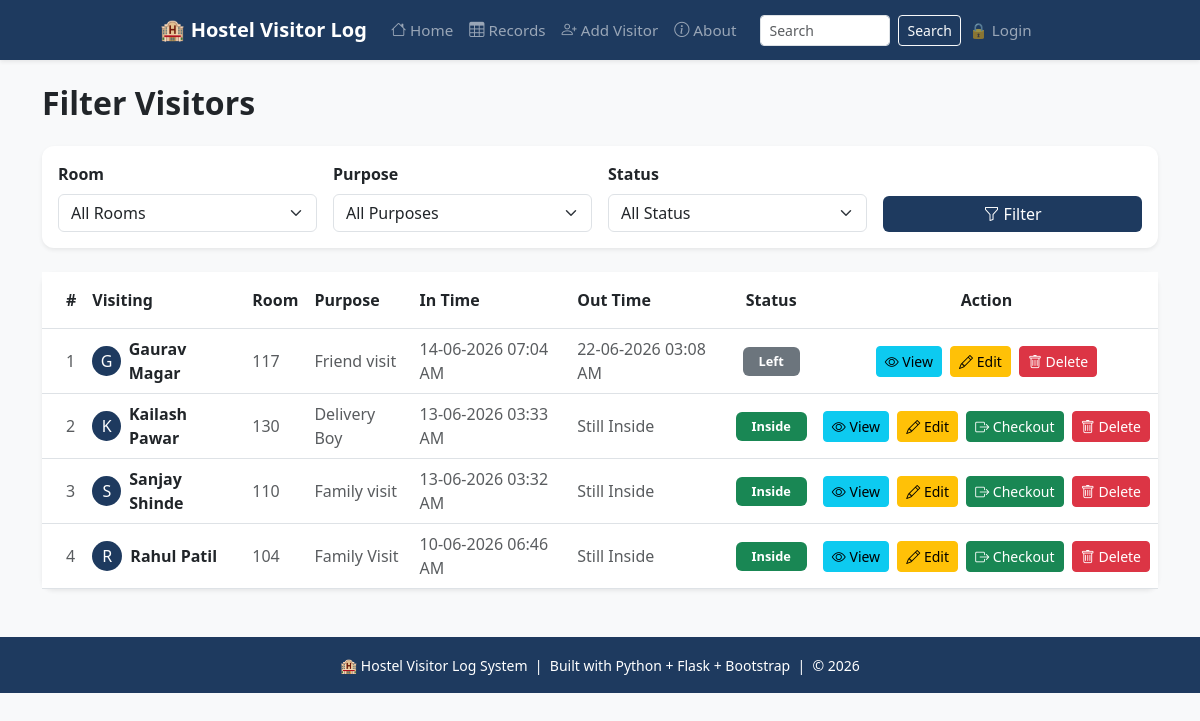
/filter, run on an earlier commit of the app's database.
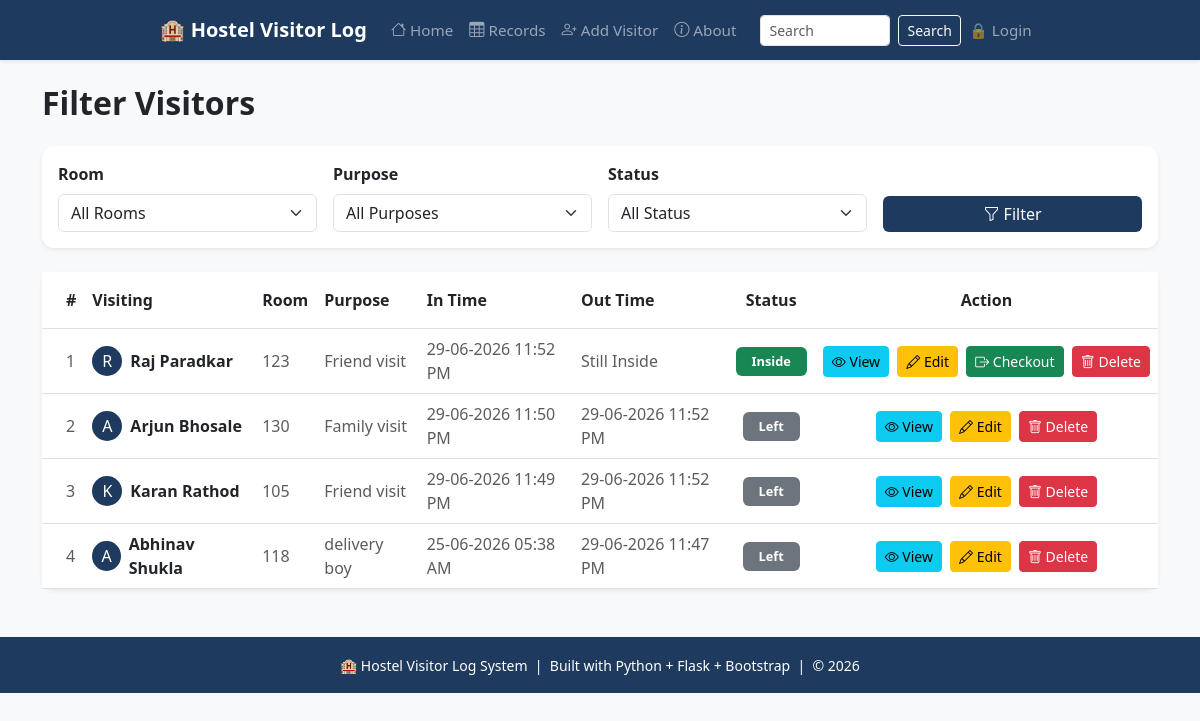
And on a later commit of the database.
### tables this page shows
CREATE TABLE visitors (
            id INTEGER PRIMARY KEY AUTOINCREMENT,
            visitor_name TEXT NOT NULL,
            student_name TEXT NOT NULL,
            room_number TEXT NOT NULL,
            purpose TEXT NOT NULL,
            in_time TEXT NOT NULL,
            out_time TEXT NOT NULL DEFAULT 'Still Inside',
            status TEXT DEFAULT 'Inside'
        );

### app.py (the view)
@app.route('/filter')
def filter_page():
    room = request.args.get('room')
    purpose = request.args.get('purpose')
    status = request.args.get('status')
    conn = get_db()
    query = "SELECT * FROM visitors WHERE 1=1"
    params = []
    if room:
        query += ' AND room_number = ?'
        params.append(room)
    if purpose:
        query += ' AND purpose = ?'
        params.append(purpose)
    if status:
        query += ' AND status = ?'
        params.append(status)
    query += ' ORDER BY in_time DESC'
    visitors = conn.execute(query, params).fetchall()
    rooms = conn.execute('SELECT DISTINCT room_number FROM visitors ORDER BY room_number').fetchall()
    purposes = conn.execute('SELECT DISTINCT purpose FROM visitors ORDER BY purpose').fetchall()
    conn.close()
    return render_template(
        'filter.html',
        visitors=visitors,
        rooms=rooms,
        purposes=purposes,
        selected_room=room,
        selected_purpose=purpose,
        selected_status=status
    )

### app.py (called while the page is built)
def get_db():
    conn = sqlite3.connect('database.db')
    conn.row_factory = sqlite3.Row
    return conn

@app.context_processor
def inject_user():
    return dict(current_user=session.get('username'))

### templates/filter.html (shortened to what the changed rows need)
{% extends 'base.html' %}
{% block content %}
<h2 class="fw-bold mb-4">Filter Visitors</h2>
{% if visitors %}
<div class="card shadow-sm">
    <div class="card-body p-0">
        <div class="table-responsive">
            <table class="table table-hover mb-0">
                <thead style="background-color: #1e3a5f; color:white;">
                    <tr>
                        <th class="py-3 ps-4">#</th>
                        <th class="py-3">Visiting</th>
                        <th class="py-3">Room</th>
                        <th class="py-3">Purpose</th>
                        <th class="py-3">In Time</th>
                        <th class="py-3">Out Time</th>
                        <th class="py-3 text-center">Status</th>
                        <th class="py-3 text-center">Action</th>
                    </tr>
                </thead>
                <tbody>
                    {% for visitor in visitors %}
                    <tr class="align-middle">
                        <td class="ps-4 text-muted">
                            {{ loop.index }}
                        </td>
                        <td>
                            <div class="d-flex align-items-center">
                                <div class="rounded-circle d-flex justify-content-center align-items-center me-2"
                                     style="width:30px; height:30px; background-color:#1e3a5f; color:white;">
                                    {{ visitor['visitor_name'][0] }}
                                </div>
                                <span class="fw-bold">{{ visitor['visitor_name'] }}</span>
                            </div>
                        </td>
                        <td class="text-muted">{{ visitor['room_number'] }}</td>
                        <td class="text-muted">{{ visitor['purpose'] }}</td>
                        <td class="text-muted">{{ visitor['in_time'] }}</td>
                        <td class="text-muted">
                            {% if visitor['out_time'] %}
                                {{ visitor['out_time'] }}
                            {% else %}
                                -
                            {% endif %}
                        </td>
                        <td class="text-center">
                            {% if visitor['status'] == 'Inside' %}
                                <span class="badge bg-success px-3 py-2">
                                    Inside
                                </span>
                            {% else %}
                                <span class="badge bg-secondary px-3 py-2">
                                    Left
                                </span>
                            {% endif %}
                        </td>
                        <td class="text-center" style="white-space: nowrap;">
                            <a href="{{ url_for('details', id=visitor['id']) }}"
                               class="btn btn-sm btn-info me-1">
                                <i class="bi bi-eye"></i> View
                            </a>
                            <a href="{{ url_for('edit_visitor', id=visitor['id']) }}"
                               class="btn btn-sm btn-warning me-1">
                                <i class="bi bi-pencil"></i> Edit
                            </a>
                            {% if visitor['status'] == 'Inside' %}
                            <form action="{{ url_for('checkout_visitor', id=visitor['id']) }}" method="POST" style="display:inline;">
                                <button type="submit" class="btn btn-sm btn-success me-1"
                                        onclick="return confirm('Checkout {{ visitor['visitor_name'] }}?')">
                                    <i class="bi bi-box-arrow-right"></i> Checkout
                                </button>
                            </form>
                            {% endif %}
                            <form action="{{ url_for('delete_visitor', id=visitor['id']) }}" method="POST" style="display:inline;">
                                <button type="submit" class="btn btn-sm btn-danger"
                                        onclick="return confirm('Are you sure you want to delete this record?');">
                                    <i class="bi bi-trash"></i> Delete
                                </button>
                            </form>
                        </td>
                    </tr>
                    {% endfor %}
                </tbody>
            </table>
        </div>
    </div>
</div>
{% else %}
<div class="alert alert-info mt-4" role="alert">
    No visitor records found for the selected filter.
</div>
{% endif %}
{% endblock %}

What changed in the data, as far as the page shows it:
removed visitors: visitor_name "G", visitor_name "Gaurav Magar", room_number "117", purpose "Friend visit", in_time "14-06-2026 07:04 AM", out_time "22-06-2026 03:08 AM", status "Left"
removed visitors: visitor_name "K", visitor_name "Kailash Pawar", room_number "130", purpose "Delivery Boy", in_time "13-06-2026 03:33 AM", out_time "Still Inside", status "Inside"
removed visitors: visitor_name "S", visitor_name "Sanjay Shinde", room_number "110", purpose "Family visit", in_time "13-06-2026 03:32 AM", out_time "Still Inside", status "Inside"
removed visitors: visitor_name "R", visitor_name "Rahul Patil", room_number "104", purpose "Family Visit", in_time "10-06-2026 06:46 AM", out_time "Still Inside", status "Inside"
added visitors: visitor_name "R", visitor_name "Raj Paradkar", room_number "123", purpose "Friend visit", in_time "29-06-2026 11:52 PM", out_time "Still Inside", status "Inside"
added visitors: visitor_name "A", visitor_name "Arjun Bhosale", room_number "130", purpose "Family visit", in_time "29-06-2026 11:50 PM", out_time "29-06-2026 11:52 PM", status "Left"
added visitors: visitor_name "K", visitor_name "Karan Rathod", room_number "105", purpose "Friend visit", in_time "29-06-2026 11:49 PM", out_time "29-06-2026 11:52 PM", status "Left"
added visitors: visitor_name "A", visitor_name "Abhinav Shukla", room_number "118", purpose "delivery boy", in_time "25-06-2026 05:38 AM", out_time "29-06-2026 11:47 PM", status "Left"
